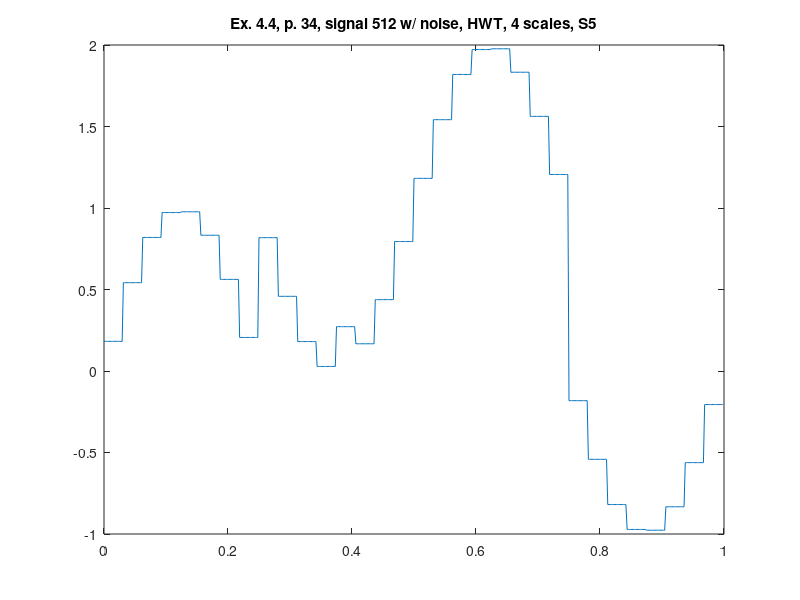

The MATLAB script that drew this image:
%% ========================================================================
%% Programmatic octave notes on "Ripples in Mathematics" by A. Jensen
%% and A. la Cour-Harbo written with a deep gratitude to the authors for
%% this wonderful text. 
%% 
%% Reconstruction of graphs in ex 4.4, p.34, HWT, 4 scales, S5.
%%
%% Author: Vladimir Kulyukin
%% 
%% NB: I have tested this code in Octave 4.
%% =========================================================================
t = (1.0/512)*[0:511];

%%y_ex_4_3_chirp_512_p33 = arrayfun(@(x) sin(x*x), t);

y_ex_4_4_512_with_noise_hwt_s5_p34 = [
0.18187059077038495
0.18187059077038495
0.18187059077038495
0.18187059077038495
0.18187059077038495
0.18187059077038495
0.18187059077038495
0.18187059077038495
0.18187059077038495
0.18187059077038495
0.18187059077038495
0.18187059077038495
0.18187059077038495
0.18187059077038495
0.18187059077038495
0.18187059077038495
0.5418413380501926
0.5418413380501926
0.5418413380501926
0.5418413380501926
0.5418413380501926
0.5418413380501926
0.5418413380501926
0.5418413380501926
0.5418413380501926
0.5418413380501926
0.5418413380501926
0.5418413380501926
0.5418413380501926
0.5418413380501926
0.5418413380501926
0.5418413380501926
0.8193216534158192
0.8193216534158192
0.8193216534158192
0.8193216534158192
0.8193216534158192
0.8193216534158192
0.8193216534158192
0.8193216534158192
0.8193216534158192
0.8193216534158192
0.8193216534158192
0.8193216534158192
0.8193216534158192
0.8193216534158192
0.8193216534158192
0.8193216534158192
0.9720676742181706
0.9720676742181706
0.9720676742181706
0.9720676742181706
0.9720676742181706
0.9720676742181706
0.9720676742181706
0.9720676742181706
0.9720676742181706
0.9720676742181706
0.9720676742181706
0.9720676742181706
0.9720676742181706
0.9720676742181706
0.9720676742181706
0.9720676742181706
0.9768252034362152
0.9768252034362152
0.9768252034362152
0.9768252034362152
0.9768252034362152
0.9768252034362152
0.9768252034362152
0.9768252034362152
0.9768252034362152
0.9768252034362152
0.9768252034362152
0.9768252034362152
0.9768252034362152
0.9768252034362152
0.9768252034362152
0.9768252034362152
0.8328699503736156
0.8328699503736156
0.8328699503736156
0.8328699503736156
0.8328699503736156
0.8328699503736156
0.8328699503736156
0.8328699503736156
0.8328699503736156
0.8328699503736156
0.8328699503736156
0.8328699503736156
0.8328699503736156
0.8328699503736156
0.8328699503736156
0.8328699503736156
0.5621177973515338
0.5621177973515338
0.5621177973515338
0.5621177973515338
0.5621177973515338
0.5621177973515338
0.5621177973515338
0.5621177973515338
0.5621177973515338
0.5621177973515338
0.5621177973515338
0.5621177973515338
0.5621177973515338
0.5621177973515338
0.5621177973515338
0.5621177973515338
0.2057883052932032
0.2057883052932032
0.2057883052932032
0.2057883052932032
0.2057883052932032
0.2057883052932032
0.2057883052932032
0.2057883052932032
0.2057883052932032
0.2057883052932032
0.2057883052932032
0.2057883052932032
0.2057883052932032
0.2057883052932032
0.2057883052932032
0.2057883052932032
0.8181294092296152
0.8181294092296152
0.8181294092296152
0.8181294092296152
0.8181294092296152
0.8181294092296152
0.8181294092296152
0.8181294092296152
0.8181294092296152
0.8181294092296152
0.8181294092296152
0.8181294092296152
0.8181294092296152
0.8181294092296152
0.8181294092296152
0.8181294092296152
0.4581586619498073
0.4581586619498073
0.4581586619498073
0.4581586619498073
0.4581586619498073
0.4581586619498073
0.4581586619498073
0.4581586619498073
0.4581586619498073
0.4581586619498073
0.4581586619498073
0.4581586619498073
0.4581586619498073
0.4581586619498073
0.4581586619498073
0.4581586619498073
0.18067834658418072
0.18067834658418072
0.18067834658418072
0.18067834658418072
0.18067834658418072
0.18067834658418072
0.18067834658418072
0.18067834658418072
0.18067834658418072
0.18067834658418072
0.18067834658418072
0.18067834658418072
0.18067834658418072
0.18067834658418072
0.18067834658418072
0.18067834658418072
0.027932325781829356
0.027932325781829356
0.027932325781829356
0.027932325781829356
0.027932325781829356
0.027932325781829356
0.027932325781829356
0.027932325781829356
0.027932325781829356
0.027932325781829356
0.027932325781829356
0.027932325781829356
0.027932325781829356
0.027932325781829356
0.027932325781829356
0.027932325781829356
0.2719738765889866
0.2719738765889866
0.2719738765889866
0.2719738765889866
0.2719738765889866
0.2719738765889866
0.2719738765889866
0.2719738765889866
0.2719738765889866
0.2719738765889866
0.2719738765889866
0.2719738765889866
0.2719738765889866
0.2719738765889866
0.2719738765889866
0.2719738765889866
0.16713004962638436
0.16713004962638436
0.16713004962638436
0.16713004962638436
0.16713004962638436
0.16713004962638436
0.16713004962638436
0.16713004962638436
0.16713004962638436
0.16713004962638436
0.16713004962638436
0.16713004962638436
0.16713004962638436
0.16713004962638436
0.16713004962638436
0.16713004962638436
0.43788220264846595
0.43788220264846595
0.43788220264846595
0.43788220264846595
0.43788220264846595
0.43788220264846595
0.43788220264846595
0.43788220264846595
0.43788220264846595
0.43788220264846595
0.43788220264846595
0.43788220264846595
0.43788220264846595
0.43788220264846595
0.43788220264846595
0.43788220264846595
0.7942116947067966
0.7942116947067966
0.7942116947067966
0.7942116947067966
0.7942116947067966
0.7942116947067966
0.7942116947067966
0.7942116947067966
0.7942116947067966
0.7942116947067966
0.7942116947067966
0.7942116947067966
0.7942116947067966
0.7942116947067966
0.7942116947067966
0.7942116947067966
1.1818705907703844
1.1818705907703844
1.1818705907703844
1.1818705907703844
1.1818705907703844
1.1818705907703844
1.1818705907703844
1.1818705907703844
1.1818705907703844
1.1818705907703844
1.1818705907703844
1.1818705907703844
1.1818705907703844
1.1818705907703844
1.1818705907703844
1.1818705907703844
1.5418413380501927
1.5418413380501927
1.5418413380501927
1.5418413380501927
1.5418413380501927
1.5418413380501927
1.5418413380501927
1.5418413380501927
1.5418413380501927
1.5418413380501927
1.5418413380501927
1.5418413380501927
1.5418413380501927
1.5418413380501927
1.5418413380501927
1.5418413380501927
1.8193216534158192
1.8193216534158192
1.8193216534158192
1.8193216534158192
1.8193216534158192
1.8193216534158192
1.8193216534158192
1.8193216534158192
1.8193216534158192
1.8193216534158192
1.8193216534158192
1.8193216534158192
1.8193216534158192
1.8193216534158192
1.8193216534158192
1.8193216534158192
1.9720676742181704
1.9720676742181704
1.9720676742181704
1.9720676742181704
1.9720676742181704
1.9720676742181704
1.9720676742181704
1.9720676742181704
1.9720676742181704
1.9720676742181704
1.9720676742181704
1.9720676742181704
1.9720676742181704
1.9720676742181704
1.9720676742181704
1.9720676742181704
1.9768252034362155
1.9768252034362155
1.9768252034362155
1.9768252034362155
1.9768252034362155
1.9768252034362155
1.9768252034362155
1.9768252034362155
1.9768252034362155
1.9768252034362155
1.9768252034362155
1.9768252034362155
1.9768252034362155
1.9768252034362155
1.9768252034362155
1.9768252034362155
1.8328699503736157
1.8328699503736157
1.8328699503736157
1.8328699503736157
1.8328699503736157
1.8328699503736157
1.8328699503736157
1.8328699503736157
1.8328699503736157
1.8328699503736157
1.8328699503736157
1.8328699503736157
1.8328699503736157
1.8328699503736157
1.8328699503736157
1.8328699503736157
1.5621177973515343
1.5621177973515343
1.5621177973515343
1.5621177973515343
1.5621177973515343
1.5621177973515343
1.5621177973515343
1.5621177973515343
1.5621177973515343
1.5621177973515343
1.5621177973515343
1.5621177973515343
1.5621177973515343
1.5621177973515343
1.5621177973515343
1.5621177973515343
1.2057883052932035
1.2057883052932035
1.2057883052932035
1.2057883052932035
1.2057883052932035
1.2057883052932035
1.2057883052932035
1.2057883052932035
1.2057883052932035
1.2057883052932035
1.2057883052932035
1.2057883052932035
1.2057883052932035
1.2057883052932035
1.2057883052932035
1.2057883052932035
-0.18187059077038464
-0.18187059077038464
-0.18187059077038464
-0.18187059077038464
-0.18187059077038464
-0.18187059077038464
-0.18187059077038464
-0.18187059077038464
-0.18187059077038464
-0.18187059077038464
-0.18187059077038464
-0.18187059077038464
-0.18187059077038464
-0.18187059077038464
-0.18187059077038464
-0.18187059077038464
-0.5418413380501923
-0.5418413380501923
-0.5418413380501923
-0.5418413380501923
-0.5418413380501923
-0.5418413380501923
-0.5418413380501923
-0.5418413380501923
-0.5418413380501923
-0.5418413380501923
-0.5418413380501923
-0.5418413380501923
-0.5418413380501923
-0.5418413380501923
-0.5418413380501923
-0.5418413380501923
-0.8193216534158192
-0.8193216534158192
-0.8193216534158192
-0.8193216534158192
-0.8193216534158192
-0.8193216534158192
-0.8193216534158192
-0.8193216534158192
-0.8193216534158192
-0.8193216534158192
-0.8193216534158192
-0.8193216534158192
-0.8193216534158192
-0.8193216534158192
-0.8193216534158192
-0.8193216534158192
-0.9720676742181704
-0.9720676742181704
-0.9720676742181704
-0.9720676742181704
-0.9720676742181704
-0.9720676742181704
-0.9720676742181704
-0.9720676742181704
-0.9720676742181704
-0.9720676742181704
-0.9720676742181704
-0.9720676742181704
-0.9720676742181704
-0.9720676742181704
-0.9720676742181704
-0.9720676742181704
-0.9768252034362154
-0.9768252034362154
-0.9768252034362154
-0.9768252034362154
-0.9768252034362154
-0.9768252034362154
-0.9768252034362154
-0.9768252034362154
-0.9768252034362154
-0.9768252034362154
-0.9768252034362154
-0.9768252034362154
-0.9768252034362154
-0.9768252034362154
-0.9768252034362154
-0.9768252034362154
-0.8328699503736158
-0.8328699503736158
-0.8328699503736158
-0.8328699503736158
-0.8328699503736158
-0.8328699503736158
-0.8328699503736158
-0.8328699503736158
-0.8328699503736158
-0.8328699503736158
-0.8328699503736158
-0.8328699503736158
-0.8328699503736158
-0.8328699503736158
-0.8328699503736158
-0.8328699503736158
-0.5621177973515341
-0.5621177973515341
-0.5621177973515341
-0.5621177973515341
-0.5621177973515341
-0.5621177973515341
-0.5621177973515341
-0.5621177973515341
-0.5621177973515341
-0.5621177973515341
-0.5621177973515341
-0.5621177973515341
-0.5621177973515341
-0.5621177973515341
-0.5621177973515341
-0.5621177973515341
-0.20578830529320363
-0.20578830529320363
-0.20578830529320363
-0.20578830529320363
-0.20578830529320363
-0.20578830529320363
-0.20578830529320363
-0.20578830529320363
-0.20578830529320363
-0.20578830529320363
-0.20578830529320363
-0.20578830529320363
-0.20578830529320363
-0.20578830529320363
-0.20578830529320363
-0.20578830529320363
];

figure;
plot(t, y_ex_4_4_512_with_noise_hwt_s5_p34);
xlim([0 1]);
title('Ex. 4.4, p. 34, signal 512 w/ noise, HWT, 4 scales, S5');
